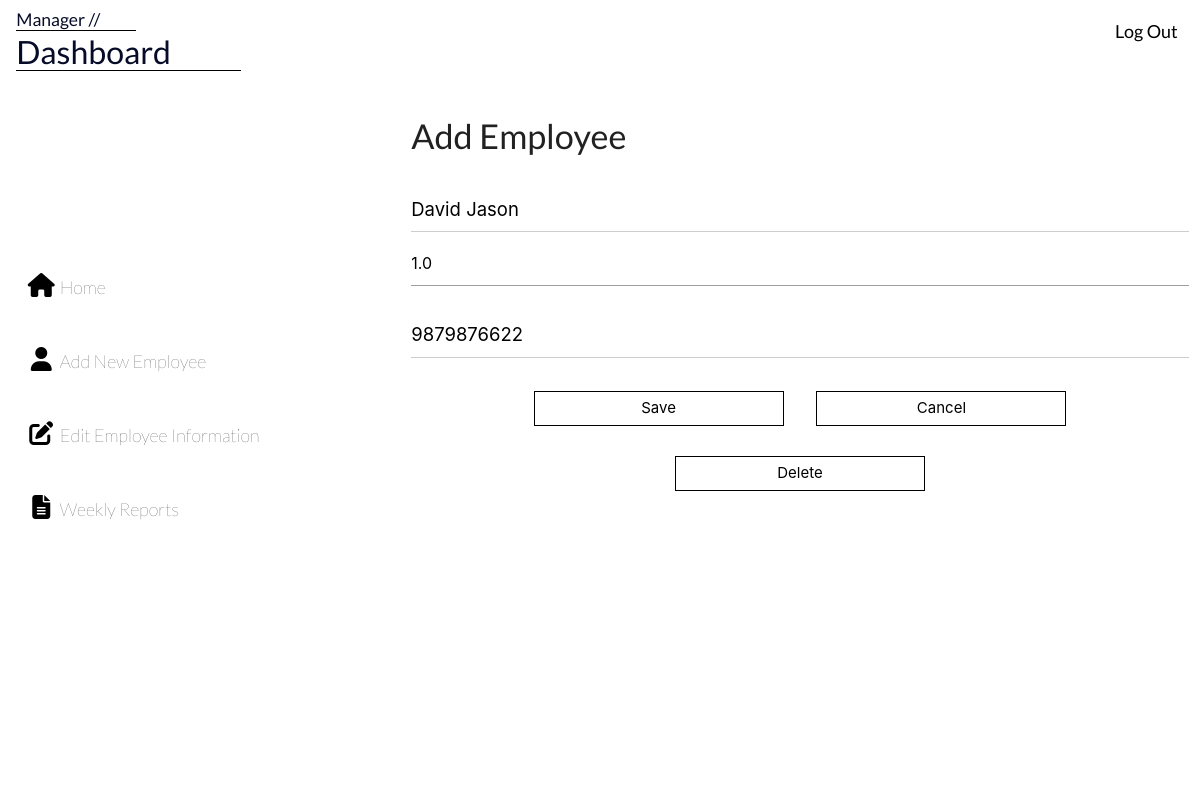
The page /manager/list/14/ (signed in) on the database its author committed.
### Manager/models.py (models this page shows, shortened)
class Employee (models.Model):
    name = models.CharField (max_length = 100)
    point = models.FloatField()
    phone = models.CharField(max_length = 10)

### Manager/views.py (the view, shortened to what this page needs)
# urls.py: path('list/<int:id>/', update_employee_view, name = 'update_employee'),
def update_employee_view(request, id=id):
    if request.user.manager == False:
        return redirect('/employee/')
    title = 'Update Employee Information'
    employee = get_object_or_404(Employee, id=id)
    form = EmployeeForm(request.POST or None, instance = employee)
    if request.POST.get('cancel_button') == '':
        return redirect('list_employee')
    context = {
        'form':form,
        'title':title
    }
    return render(request,'employee.html', context)

### Manager/form.py
class EmployeeForm(forms.ModelForm):
    name = forms.CharField(max_length = 100, widget = forms.TextInput(attrs={
        'Class':'nameField',
        'id':'nameField',
        'placeholder': 'Name'}))
    point = forms.FloatField(widget = forms.NumberInput(attrs={
        'Class':'pointField',
        'id':'pointField',
        'placeholder': 'Point Index'}))
    phone = forms.CharField(max_length = 10, widget = forms.TextInput(attrs={
        'Class':'phoneField',
        'id':'phoneField',
        'placeholder': 'Phone Number (XXXXXXXXXX)'}))
    class Meta:
        model = Employee
        fields = "__all__"

### Login/models.py (called while the page is built)
    @property
    def is_active(self):
        return True

### Manager/templates/employee.html (shortened to what this page needs)
{% extends 'base.html' %}
{% block content %}
<head>
    {% load static %}
    <link rel = "stylesheet" type = "text/css" href = "{% static 'addemployee.css' %}">
</head>
<h4>Add Employee</h4>
<form method="POST" class="post-form">
    <div class="wrapper">
        <div class="forms">
            {{ form.name }}
            {{ form.point }}
            {{ form.phone }}
        </div>
        <div class="form-buttons center-align">
            <button type="submit" name="save_button" class="save">Save</button>
            <button type="submit" name="cancel_button" class="cancel" formnovalidate>Cancel</button>
        {% if title == "Update Employee Information" %}
            <button type="submit" name="delete_button" class="delete">Delete</button>
        {% endif %}
        </div>
    </div>
</form>
{% endblock %}

### Manager/static/base.css (style rules this page uses)
body { font-family: Lato !important; background-color: #ffffff; width: 100%; height: 100%; }

### Manager/static/addemployee.css (style rules this page uses)
body { background-color: #ffffff; }
.forms input[type="text"] { margin-top: 17.5px; font-size: 18.5px; border-bottom: 1px solid rgba(158, 158, 158, 0.5); transition: border-bottom 450ms ease; }
.forms #nameField::placeholder { color: rgba(158, 158, 158, 0.5); transition: all 450ms ease; }
.forms #pointField::placeholder { color: rgba(158, 158, 158, 0.5); transition: all 450ms ease; }
.forms #phoneField::placeholder { color: rgba(158, 158, 158, 0.5); transition: all 450ms ease; }
.form-buttons button { background: transparent; border: 1px solid black; width: 250px; height: 35px; margin: 25px 15px 5px 15px; }
.form-buttons button.save { background-color: none; transition: background-color 450ms ease; }
.form-buttons button.cancel { background-color: none; transition: background-color 450ms ease; }

### rows shown on the page
Employee: name "David Jason", point "1.0", phone "9879876622"
